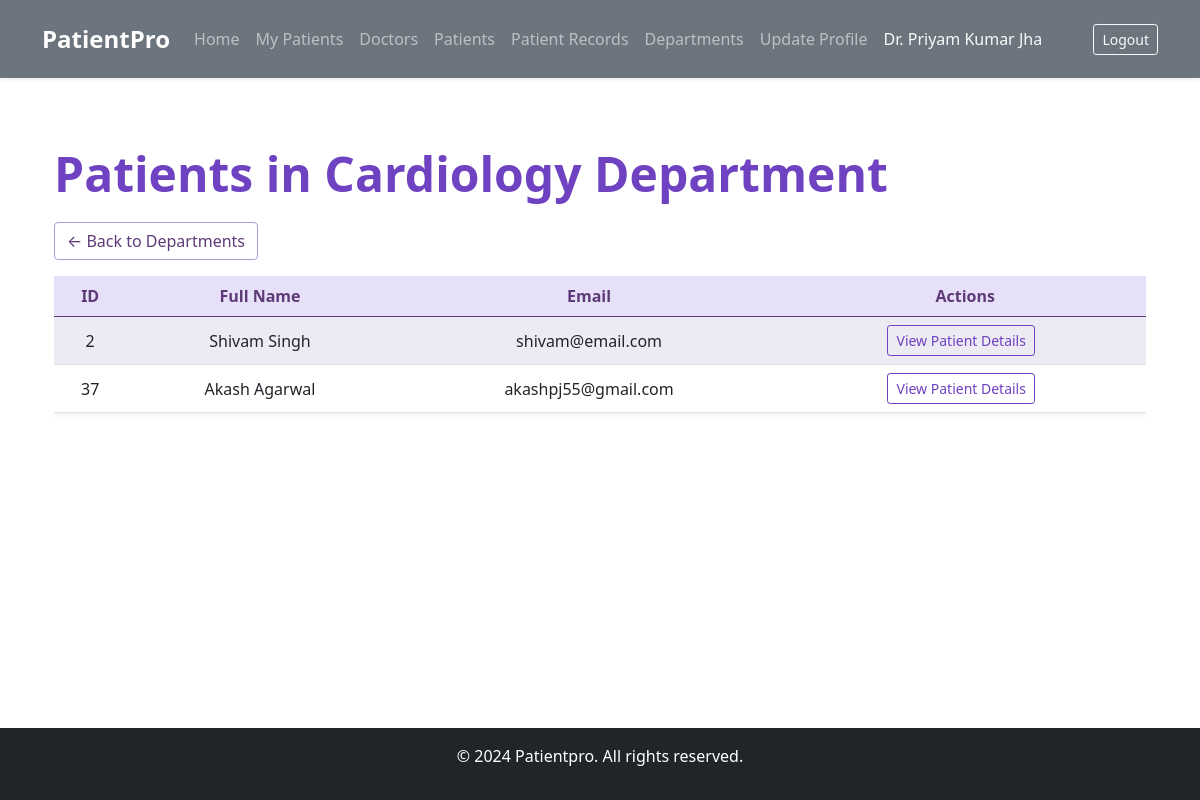
/department/1/patients/ (signed in), run on the app's committed database.
### MediAccess/models.py (models this page shows, shortened)
class CustomUser(AbstractUser):
    USER_TYPE_CHOICES = (
        ('patient', 'Patient'),
        ('doctor', 'Doctor'),
    )
    user_type = models.CharField(max_length=10, choices=USER_TYPE_CHOICES)
    department = models.ForeignKey(Department, on_delete=models.SET_NULL, null=True, blank=True)
    email = models.EmailField(unique=True)
    full_name = models.CharField(max_length=255)
    phone_number = models.CharField(max_length=15, blank=True, null=True)
    address = models.TextField(blank=True, null=True)
    professional_license_number = models.CharField(max_length=100, blank=True, null=True)
    years_of_experience = models.PositiveIntegerField(blank=True, null=True)
    objects = CustomUserManager()

class Department(models.Model):
    name = models.CharField(max_length=100)
    diagnostics = models.TextField(blank=True)
    location = models.CharField(max_length=100)
    specialization = models.CharField(max_length=100)

### MediAccess/views.py (the view)
# urls.py: path('department/<int:pk>/patients/', department_patients_list, name='department_patients_list'),
@login_required
def department_patients_list(request, pk):
    department = Department.objects.get(pk=pk)
    patients = CustomUser.objects.filter(user_type='patient', department=department)
    current_user = request.user
    current_user_is_doctor_in_department = request.user.user_type == 'doctor' and request.user.department == department
    assigned_patients = PatientRecord.objects.filter(doctor=current_user).values_list('patient_id', flat=True)
    return render(request, 'department_patients_list.html', {
        'department': department,
        'patients': patients,
        'current_user_is_doctor_in_department': current_user_is_doctor_in_department,
        'assigned_patients': assigned_patients,
    })

### templates/department_patients_list.html (shortened to what this page needs)
{% extends 'base.html' %}
{% block content %}
<div class="container py-4">
    <h1 class="display-5 fw-bold lh-1 mb-4 text-primary">Patients in {{ department.name }} Department</h1>
    <a href="{% url 'department_list' %}" class="btn btn-outline-secondary mb-3">← Back to Departments</a>
    <div class="table-responsive">
        <table class="table table-hover table-striped shadow-sm rounded">
            <thead style="background-color: #e6e0f8; color: #5e3b76;">
                <tr class="text-center">
                    <th scope="col">ID</th>
                    <th scope="col">Full Name</th>
                    <th scope="col">Email</th>
                    <th scope="col">Actions</th>
                </tr>
            </thead>
            <tbody>
                {% for patient in patients %}
                <tr class="text-center align-middle" style="transition: background-color 0.3s;">
                    <td>{{ patient.id }}</td>
                    <td class="fw-semibold">{{ patient.full_name|title }}</td>
                    <td>{{ patient.email }}</td>
                    <td>
                        {% if patient.id in assigned_patients %}
                        <a href="{% url 'get_patient_records' patient.id %}" class="btn btn-outline-primary btn-sm me-2">
                             View Patient Details
                        </a>
                        {% endif %}
                    </td>
                </tr>
                {% empty %}
                <tr>
                    <td colspan="4" class="text-center text-muted">No Patients available for this department.</td>
                </tr>
                {% endfor %}
            </tbody>
        </table>
    </div>
</div>
{% endblock %}

### templates/base.html (shortened to what this page needs)
{% load widget_tweaks %}
<!doctype html>
<html lang="en">
<head>
    <link href="https://cdn.jsdelivr.net/npm/bootstrap@5.0.2/dist/css/bootstrap.min.css" rel="stylesheet"
>
    <link rel="stylesheet" href="https://cdnjs.cloudflare.com/ajax/libs/font-awesome/4.7.0/css/font-awesome.min.css">
</head>
<body class="d-flex flex-column min-vh-100">
    <nav class="navbar navbar-expand-lg navbar-dark bg-secondary shadow-sm py-3">
        <div class="container">
            <a class="navbar-brand fw-bold" href="{% url 'home' %}">PatientPro</a>
            <div class="collapse navbar-collapse" id="navbarSupportedContent">
                {% if request.user.is_authenticated %}
                    {% if user.user_type == 'doctor' %}
                    <ul class="navbar-nav me-auto mb-2 mb-lg-0">
                        <li class="nav-item">
                            <a class="nav-link {% if request.resolver_match.url_name == 'doctor_dashboard' %}active{% endif %}"
                                aria-current="page" href="{% url 'doctor_dashboard' %}">Home</a>
                        </li>
                        <li class="nav-item">
                            <a class="nav-link {% if request.resolver_match.url_name == 'my_patients' %}active{% endif %}"
                                href="{% url 'my_patients' %}">My Patients</a>
                        </li>
                        <li class="nav-item">
                            <a class="nav-link {% if request.resolver_match.url_name == 'doctor_list' %}active{% endif %}"
                                href="{% url 'doctor_list' %}">Doctors</a>
                        </li>
                        <li class="nav-item">
                            <a class="nav-link {% if request.resolver_match.url_name == 'patient_list' %}active{% endif %}"
                                href="{% url 'patient_list' %}">Patients</a>
                        </li>
                        <li class="nav-item">
                            <a class="nav-link {% if request.resolver_match.url_name == 'patient-records' %}active{% endif %}"
                                href="{% url 'patient-records' %}">Patient Records</a>
                        </li>
                        <li class="nav-item">
                            <a class="nav-link {% if request.resolver_match.url_name == 'department_list' %}active{% endif %}"
                                href="{% url 'department_list' %}">Departments</a>
                        </li>
                        <li class="nav-item">
                            <a class="nav-link {% if request.resolver_match.url_name == 'update_doctor' %}active{% endif %}"
                                href="{% url 'update_doctor' request.user.id %}">Update Profile</a>
                        </li>
                        <li class="nav-item">
                            <span class="nav-link disabled text-light">Dr. {{ user.full_name|title }}</span>
                        </li>
                    </ul>
                    {% endif %}
                    <a href="{% url 'logout' %}" class="btn btn-outline-light btn-sm ms-lg-3">Logout</a>
                {% endif %}
            </div>
        </div>
    </nav>
    <div class="container flex-grow-1 mt-5 mb-5">
        {% block content %}
        {% endblock content %}
    </div>
    <footer class="footer bg-dark text-white text-center py-3">
        <p>&copy; 2024 Patientpro. All rights reserved.</p>
    </footer>
</body>
</html>

### templates/base.html (style rules this page uses)
.navbar { transition: all 0.3s ease; }
.navbar-brand { font-size: 1.5rem; }
.nav-link { transition: color 0.2s ease-in-out; }

### templates/department_patients_list.html (style rules this page uses)
.btn-outline-secondary { border-color: #b19cd9; color: #5e3b76; }
.btn-outline-primary { border-color: #6f42c1; color: #6f42c1; }
.text-primary { color: #6f42c1 !important; }
.table-striped > tbody > tr:nth-of-type(odd) { background-color: #f9f6ff; }
.fw-bold { color: #5e3b76; }
.shadow-sm { box-shadow: 0 0.5rem 1rem rgba(94, 59, 118, 0.15); }

### data on the page
CustomUser: full_name "Priyam Kumar Jha"
Department: name "Cardiology"
CustomUser: id "2", full_name "Shivam Singh", email "shivam@email.com", shows "View Patient Details"
CustomUser: id "37", full_name "Akash Agarwal", email "akashpj55@gmail.com", shows "View Patient Details"
